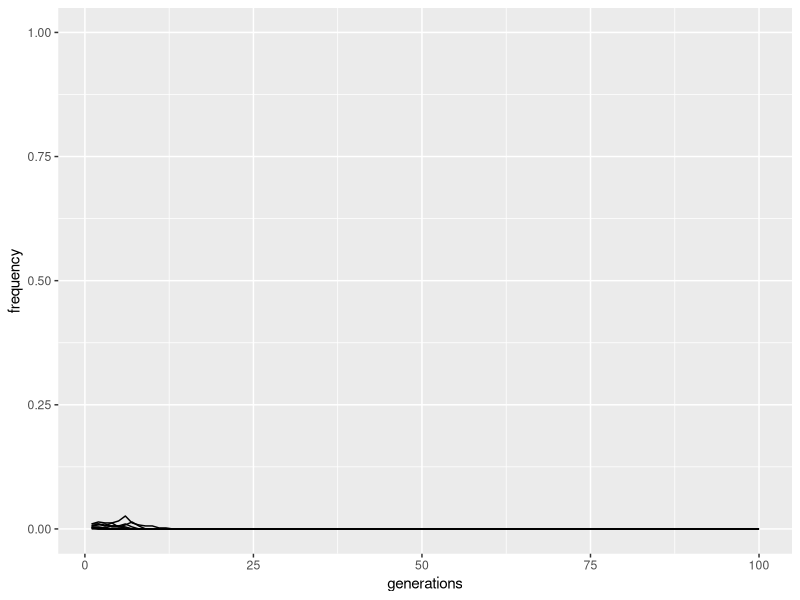
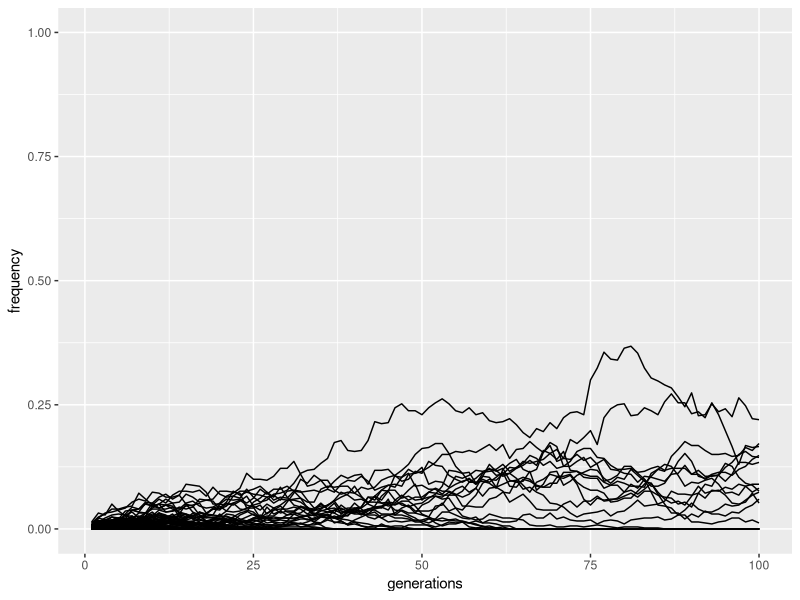
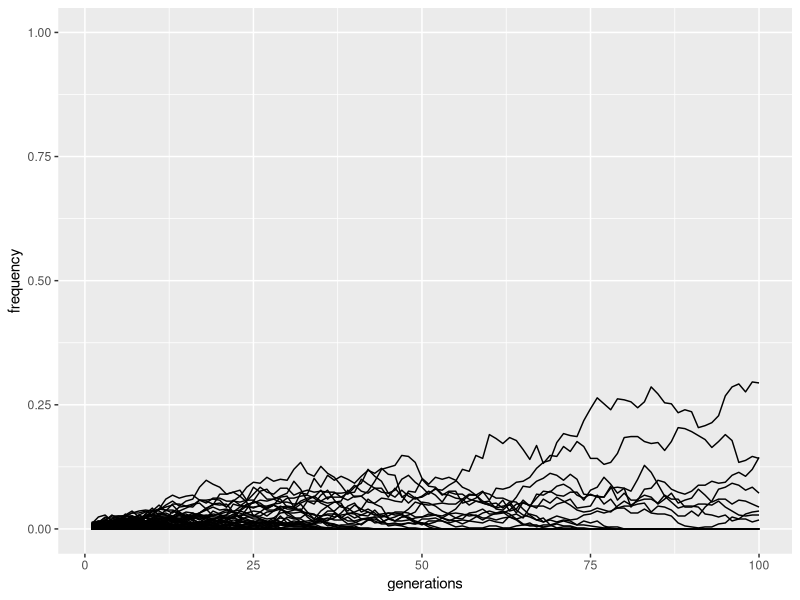
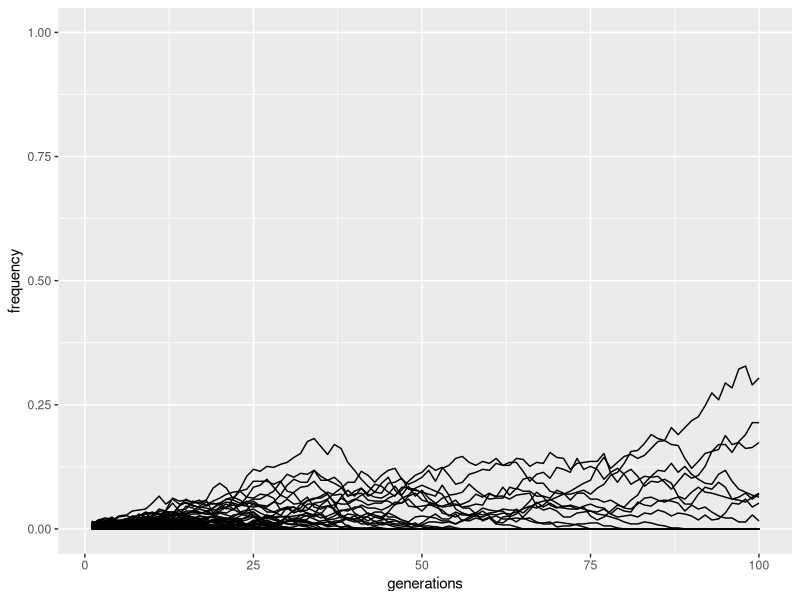
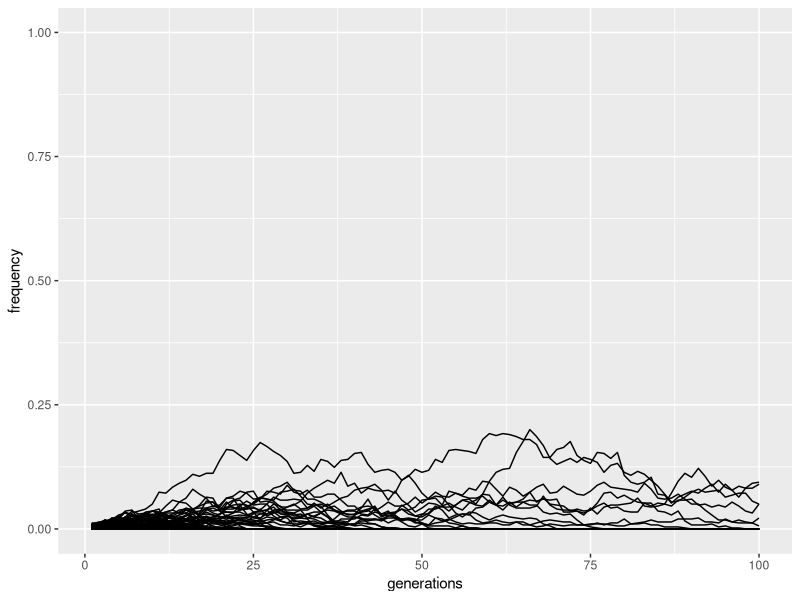
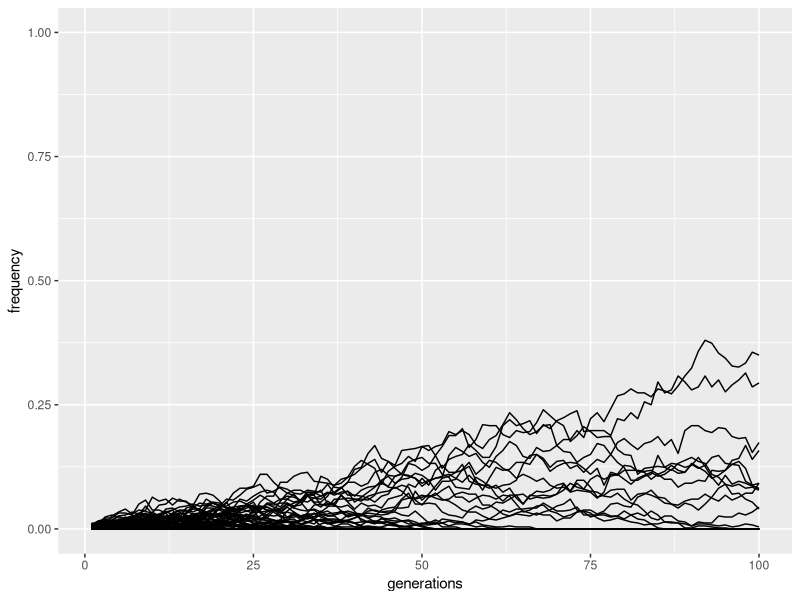

Reproduce these figures in R, in order. (Note: a time limit stopped this script after it produced the figures.)
## simulator of genetic drift

# install.packages("ggplot2")
library(ggplot2)

# options( expressions = 5e5 )

# usage 'drift' function - drift(number_idividuals, starting_allele_frequency,number_generations, number_mutations)

drift <- function(num_samp,start_freq, num_gen,num_rep){c <- ggplot() + 
  ylim(0,1)
drift <- function(){
  alleles <- c(rep("A", num_samp * start_freq), rep("a", num_samp * (1-start_freq)))  
  a <- replicate(num_gen, {
    alleles <<- sample(alleles, num_samp, replace = T)
    length(alleles[alleles == "A"]) / num_samp
  })
  data.frame(generations=seq(1:num_gen),frequency=a)
}
b <- drift()
invisible(sapply(1:num_rep, function(x){
  b <- drift()
  c <<- c + geom_line(data=b,aes(x=generations,y=frequency))
}))
c}

drift(500,0.005,100,10)

# loop 100 times; X sec delay between plots

x <- 1
while(x<100) {print(drift(500,0.005,100,200))
    delay <- 5
    now <- proc.time()[3]
  while(proc.time()[3] < (now + delay)) {dum <- 0}
x<- x+1
    }
